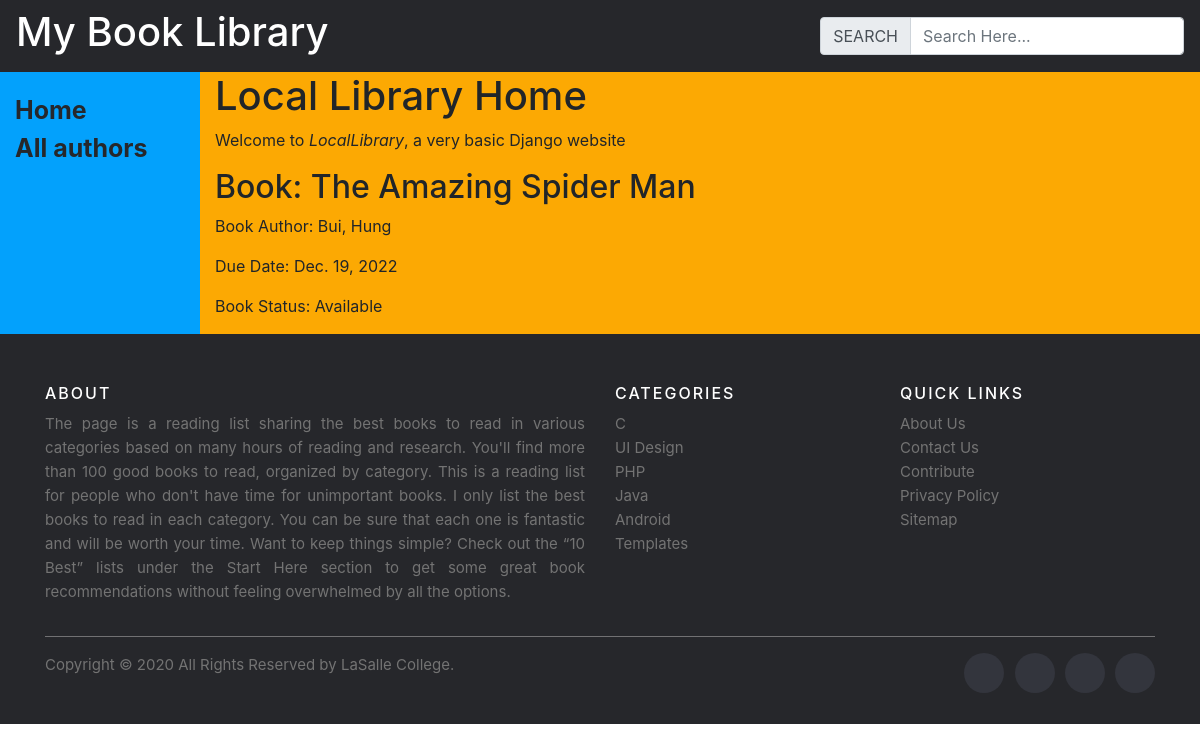
/book/2/, run on the app's committed database.
### posts/models.py (models this page shows, shortened)
class BookInstance(models.Model):
    status_list = [('m','Maintenance'),('b','Booked'),('a','Available'),('r','Reserved')]
    book = models.OneToOneField(Book,on_delete = models.CASCADE)
    status = models.CharField(max_length = 9,choices = status_list, default = 'm')
    due_date = models.DateField(default= timezone.now)

class Book(models.Model):
    title = models.CharField(max_length=200)
    author = models.OneToOneField(Author,on_delete = models.CASCADE)
    summary = models.TextField()
    isbn = models.CharField(max_length = 13)
    genre = models.ForeignKey(Genre,on_delete = models.CASCADE)

class Author(models.Model):
    firstName = models.CharField(max_length=200)
    lastName = models.CharField(max_length=200)
    date_of_birth = models.DateField(default= timezone.now)
    def __str__(self):
        return f'{self.lastName}, {self.firstName}'

### posts/views.py (the view)
# urls.py: path('book/<int:received_id>/',views.book, name = 'posts-detailBook'),
def book(request, **kwargs):
    return render(request,'mylibrary/bookInstance.html',{'bookIns':BookInstance.objects.get(id = kwargs['received_id'])})

### posts/templates/mylibrary/bookInstance.html (shortened to what this page needs)
{% extends "mylibrary/base_generic.html" %}
{% block content %}
<h1>Local Library Home</h1>
<p>Welcome to <em>LocalLibrary</em>, a very basic Django website </p>
<h2>Book: {{bookIns.book.title}}</h2>
<p> Book Author: {{bookIns.book.author}}</p>
<p> Due Date: {{bookIns.due_date}}</p>
	{% if bookIns.status == 'a'%}
<p> Book Status: Available</p>
	{% endif %}
{% endblock %}

### data on the page
BookInstance: book "The Amazing Spider Man", book.author "Bui, Hung", due_date "Dec. 19, 2022"
